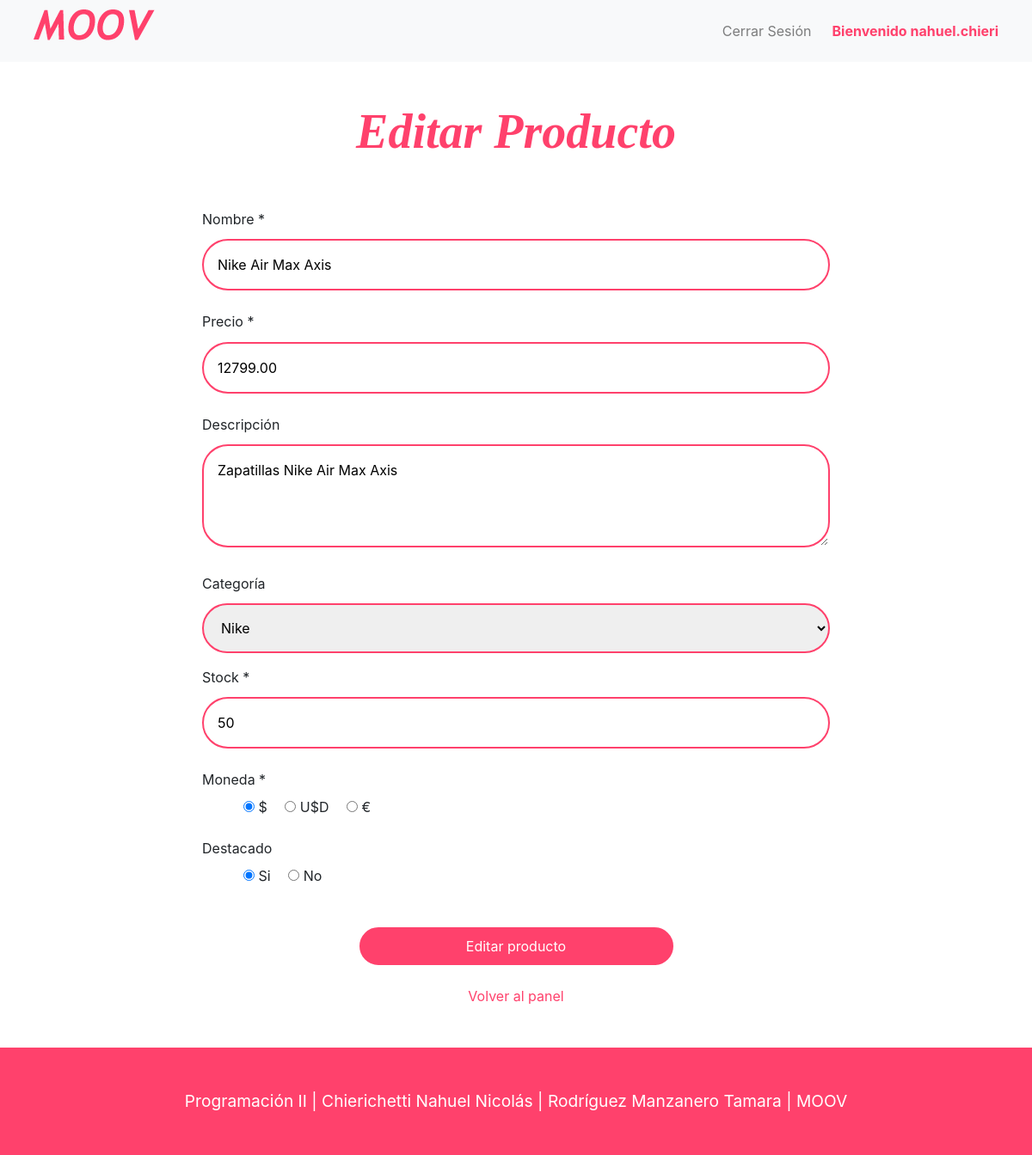
Page /panel/index.php?seccion=alta_producto&id=1 (signed in) on the committed database.
### tables this page shows
CREATE TABLE productos (
    productos_id      INT UNSIGNED AUTO_INCREMENT NOT NULL PRIMARY KEY,
    nombre            VARCHAR(80)                 NOT NULL,
    descripcion       VARCHAR(400)                NOT NULL,
    precio            FLOAT(8,2)				  NOT NULL,
    stock             INT UNSIGNED                DEFAULT 0,
    imagen            VARCHAR(80),              
    destacado         TINYINT UNSIGNED DEFAULT 0,
    monedas_id_fk     TINYINT UNSIGNED            NOT NULL,

    FOREIGN KEY (monedas_id_fk) REFERENCES monedas (monedas_id) ON DELETE CASCADE ON UPDATE CASCADE
);

CREATE TABLE monedas (
    monedas_id     TINYINT UNSIGNED AUTO_INCREMENT NOT NULL PRIMARY KEY,
    moneda         VARCHAR(80)                 NOT NULL,
    detalle        VARCHAR(255)                NOT NULL 
);

### panel/secciones/alta_producto.php (the view, shortened to what this page needs)
<?php
$sql_categorias = "SELECT * FROM categorias;";
$db_categorias = mysqli_query($conexion, $sql_categorias);
$sql_monedas = "SELECT * FROM monedas;";
$db_monedas = mysqli_query($conexion, $sql_monedas);
$prod_cate = [];
$producto = [];
$accion = 'Crear';
$archivo = 'proceso_alta.php';
if (!empty($_GET['id'])) {
    $producto_id = $_GET['id'];
    $sql_productos = "SELECT * FROM productos WHERE productos_id = $producto_id";
    $db_productos = mysqli_query($conexion, $sql_productos);
    $accion = 'Editar';
    $archivo = 'proceso_editar.php';
    $producto = mysqli_fetch_assoc($db_productos);
    $sql_categorias_productos = "SELECT categorias_id_fk FROM productos_tienen_categorias WHERE productos_id_fk=$producto_id;";
    $db_categorias_productos = mysqli_query($conexion, $sql_categorias_productos);
    while ($res_categorias_productos = mysqli_fetch_assoc($db_categorias_productos)) {
        $prod_cate[] = $res_categorias_productos['categorias_id_fk'];
    }
}
?>
<section class="container">
    <div class="row">
        <h2 class="col-12 text-center pt-5 pb-5"><?= $accion ?> Producto</h2>
        <form action="procesos/<?= $archivo ?>" method="POST" enctype="multipart/form-data" class="col-12 col-md-8 m-auto pb-5">
            <div>
                <label for="nombre">Nombre *</label>
                <input class="w-100 p-3 mb-4" placeholder="Nombre" type="text" id="nombre" name="nombre" value="<?= isset($producto['nombre']) ? $producto['nombre'] : '' ?>">
            </div>
            <div>
                <label for="precio">Precio *</label>
                <input class="w-100 p-3 mb-4" placeholder="Precio" type="number" id="precio" name="precio" min="0.01" step="0.01" value="<?= isset($producto['precio']) ? $producto['precio'] : '' ?>">
            </div>
            <div>
                <label>Descripción</label>
                <textarea class="w-100 p-3 mb-4" placeholder="Descripción del producto" name="descripcion" id="descripcion" rows="3"><?= isset($producto['descripcion']) ? $producto['descripcion'] : '' ?></textarea>
            </div>
            <div>
                <label for="categoria">Categoría</label>
                <select name="categoria[]" id="categoria" class="w-100 p-3 form-select-lg mb-3" style="height:max-content;" aria-label=".form-select-lg example">
                <?php
                while ($cate = mysqli_fetch_assoc($db_categorias)){ ?>
                    <option value="<?= $cate['categorias_id'] ?>"  <?= in_array($cate['categorias_id'], $prod_cate) ? 'selected' : '' ?> ><?= $cate['categoria'] ?></option>
                <?php } ?>
                </select>
            </div>
            <div>
                <label for="stock">Stock *</label>
                <input class="w-100 p-3 mb-4" placeholder="Stock" type="number" id="stock" name="stock" min="0.01" step="0.01" value="<?= isset($producto['stock']) ? $producto['stock'] : '' ?>">
            </div>
            <div>
                <label class="d-block">Moneda *</label>
                <ul>
                <?php
                while ($moneda = mysqli_fetch_assoc($db_monedas)){ ?>
                    <li>
                        <input type="radio" name="moneda" value="<?= $moneda['monedas_id'] ?>" class=" text-dark" id="<?= $moneda['monedas_id'] ?>" <?= (isset($producto['monedas_id_fk']) && $producto['monedas_id_fk'] == $moneda['monedas_id']) ? 'checked' : '' ?>>
                        <label for="<?= $moneda['monedas_id'] ?>"><?= $moneda['moneda'] ?></label>
                    </li>
                <?php } ?>
                </ul>
            </div>
            <div>
                <label class="d-block">Destacado</label>
                <ul>
                    <li>
                        <input type="radio" name="destacado" value="1" class=" text-dark" id="si" <?= (isset($producto['destacado']) && $producto['destacado'] == 1) ? 'checked' : '' ?>>
                        <label for="si">Si</label>
                    </li>
                    <li>
                        <input type="radio" name="destacado" value="0"
                       class=" text-dark" id="no" <?= (isset($producto['destacado']) && $producto['destacado'] == 0) ? 'checked' : '' ?>>
                        <label for="no">No</label>
                    </li>
                </ul>
            </div>
            <div class="center">
                <input type="submit" value="<?= $accion ?> producto" class="w-50 mb-4 p-2 mt-4">
            </div>
            <div class="center">
                <a href="../panel/index.php" class="volver" >Volver al panel</a>
            </div>
        </form>
    </div>
</section>

### css/estilos.css (style rules this page uses)
h2 { font-family: Trebuchet MS; font-weight: bold; font-style: italic; color: #FF416C !important; font-size: 3.5em; }
input[type="text"], input[type="email"], input[type="number"], input[type="password"] { border: 2px solid #FF416C; border-radius: 30px; margin: .7em 0; }
textarea { border: 2px solid #FF416C; border-radius: 30px; margin: .7em 0; height: 15vh; }
input[type="submit"] { background: #FF416C; border-radius: 30px; color: white; border: 2px solid #FF416C; }
label { margin-bottom: 0 !important; }
select { border: 2px solid #FF416C; border-radius: 30px; margin: .7em 0; }
ul > li { display: inline-block; padding: 0.5em; }
.center { text-align: center; }
.volver { color: #FF416C; }

### rows in the picture
productos: nombre "Nike Air Max Axis", precio "12799.00", descripcion "Zapatillas Nike Air Max Axis", stock "50", monedas_id_fk "☑ $", monedas_id_fk "☐ U$D", monedas_id_fk "☐ €", destacado "☑ Si", destacado "☐ No"
monedas: moneda "$"
monedas: moneda "U$D"
monedas: moneda "€"

### other values in the picture
$_SESSION['usuario']['usuario'] "nahuel.chieri"
$accion "Editar"
$materia "Programación II"
$alumno "Chierichetti Nahuel Nicolás | Rodríguez Manzanero Tamara"
$title "MOOV"
form field value "Nike"
